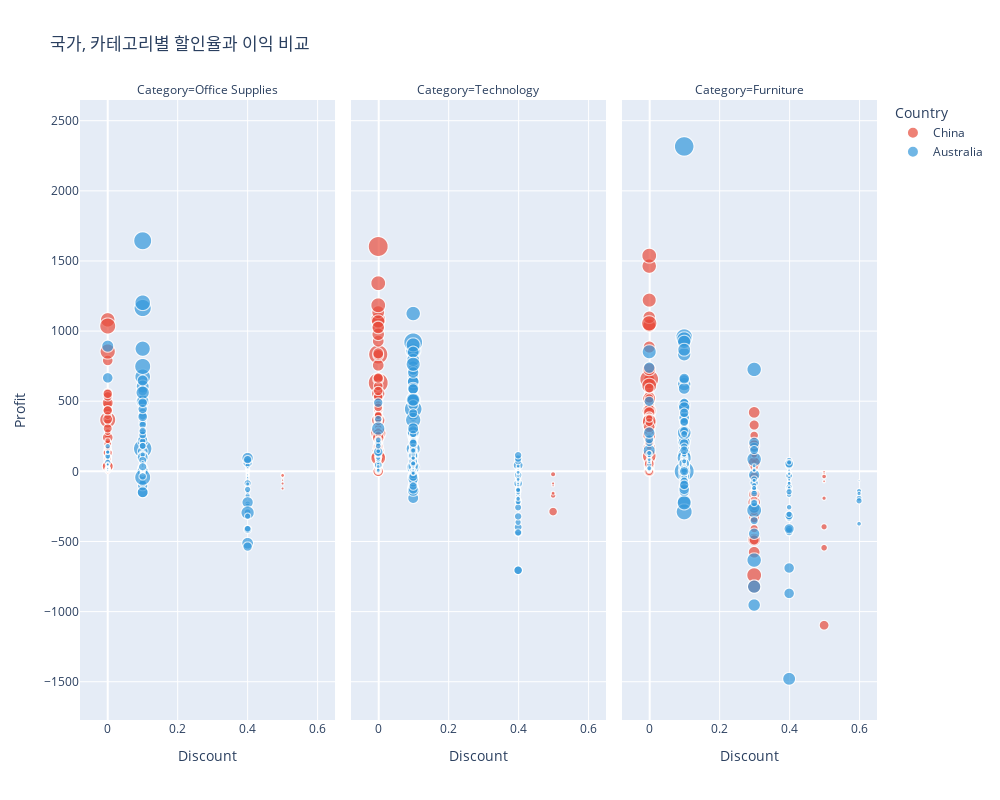

Notebook cell for this chart:
### Markdown cell above
### 국가, 카테고리별 할인율 그래프

### Code cell
df_copy = df[['Country', 'Category', 'Sales', 'Discount', 'Quantity', 'Profit']].copy()
df_copy = df_copy[df_copy['Country'].isin(['Australia', 'China'])]  

color_map = {"China": "#E74C3C", "Australia": "#3498DB"}

fig = px.scatter(df_copy, 
                 x="Discount", y="Profit", 
                 color="Country", 
                 size="Sales", 
                 facet_col="Category",  
                 title="국가, 카테고리별 할인율과 이익 비교",
                 color_discrete_map=color_map)  

fig.update_layout(width=1000, height=800, 
                  font=dict(size=12)) 

fig.show()

### Figure 1 — Plotly figure (JSON) as saved in the notebook; plotly's stock layout.template omitted (floating-point values rounded to 4 significant figures; data arrays with more than 128 entries replaced by an {"elided": "..."} marker saying what was removed)
{"data": [{"hovertemplate": "Country=China<br>Category=Office Supplies<br>Discount=%{x}<br>Profit=%{y}<br>Sales=%{marker.size}<extra></extra>", "legendgroup": "China", "marker": {"color": "#E74C3C", "size": {"elided": "1065 int values"}, "sizemode": "area", "sizeref": 14.4, "symbol": "circle"}, "mode": "markers", "name": "China", "showlegend": true, "type": "scattergl", "x": {"elided": "1065 float values"}, "xaxis": "x", "y": {"elided": "1065 float values"}, "yaxis": "y"}, {"hovertemplate": "Country=China<br>Category=Technology<br>Discount=%{x}<br>Profit=%{y}<br>Sales=%{marker.size}<extra></extra>", "legendgroup": "China", "marker": {"color": "#E74C3C", "size": {"elided": "393 int values"}, "sizemode": "area", "sizeref": 14.4, "symbol": "circle"}, "mode": "markers", "name": "China", "showlegend": false, "type": "scattergl", "x": {"elided": "393 float values"}, "xaxis": "x2", "y": {"elided": "393 float values"}, "yaxis": "y2"}, {"hovertemplate": "Country=China<br>Category=Furniture<br>Discount=%{x}<br>Profit=%{y}<br>Sales=%{marker.size}<extra></extra>", "legendgroup": "China", "marker": {"color": "#E74C3C", "size": {"elided": "422 int values"}, "sizemode": "area", "sizeref": 14.4, "symbol": "circle"}, "mode": "markers", "name": "China", "showlegend": false, "type": "scattergl", "x": {"elided": "422 float values"}, "xaxis": "x3", "y": {"elided": "422 float values"}, "yaxis": "y3"}, {"hovertemplate": "Country=Australia<br>Category=Office Supplies<br>Discount=%{x}<br>Profit=%{y}<br>Sales=%{marker.size}<extra></extra>", "legendgroup": "Australia", "marker": {"color": "#3498DB", "size": {"elided": "1608 int values"}, "sizemode": "area", "sizeref": 14.4, "symbol": "circle"}, "mode": "markers", "name": "Australia", "showlegend": true, "type": "scattergl", "x": {"elided": "1608 float values"}, "xaxis": "x", "y": {"elided": "1608 float values"}, "yaxis": "y"}, {"hovertemplate": "Country=Australia<br>Category=Technology<br>Discount=%{x}<br>Profit=%{y}<br>Sales=%{marker.size}<extra></extra>", "legendgroup": "Australia", "marker": {"color": "#3498DB", "size": {"elided": "633 int values"}, "sizemode": "area", "sizeref": 14.4, "symbol": "circle"}, "mode": "markers", "name": "Australia", "showlegend": false, "type": "scattergl", "x": {"elided": "633 float values"}, "xaxis": "x2", "y": {"elided": "633 float values"}, "yaxis": "y2"}, {"hovertemplate": "Country=Australia<br>Category=Furniture<br>Discount=%{x}<br>Profit=%{y}<br>Sales=%{marker.size}<extra></extra>", "legendgroup": "Australia", "marker": {"color": "#3498DB", "size": {"elided": "596 int values"}, "sizemode": "area", "sizeref": 14.4, "symbol": "circle"}, "mode": "markers", "name": "Australia", "showlegend": false, "type": "scattergl", "x": {"elided": "596 float values"}, "xaxis": "x3", "y": {"elided": "596 float values"}, "yaxis": "y3"}], "layout": {"annotations": [{"font": {}, "showarrow": false, "text": "Category=Office Supplies", "x": 0.16, "xanchor": "center", "xref": "paper", "y": 1, "yanchor": "bottom", "yref": "paper"}, {"font": {}, "showarrow": false, "text": "Category=Technology", "x": 0.5, "xanchor": "center", "xref": "paper", "y": 1, "yanchor": "bottom", "yref": "paper"}, {"font": {}, "showarrow": false, "text": "Category=Furniture", "x": 0.84, "xanchor": "center", "xref": "paper", "y": 1, "yanchor": "bottom", "yref": "paper"}], "font": {"size": 12}, "height": 800, "legend": {"itemsizing": "constant", "title": {"text": "Country"}, "tracegroupgap": 0}, "title": {"text": "국가, 카테고리별 할인율과 이익 비교"}, "width": 1000, "xaxis": {"anchor": "y", "domain": [0, 0.32], "title": {"text": "Discount"}}, "xaxis2": {"anchor": "y2", "domain": [0.34, 0.66], "matches": "x", "title": {"text": "Discount"}}, "xaxis3": {"anchor": "y3", "domain": [0.68, 1.0], "matches": "x", "title": {"text": "Discount"}}, "yaxis": {"anchor": "x", "domain": [0, 1], "title": {"text": "Profit"}}, "yaxis2": {"anchor": "x2", "domain": [0, 1], "matches": "y", "showticklabels": false}, "yaxis3": {"anchor": "x3", "domain": [0, 1], "matches": "y", "showticklabels": false}}}
